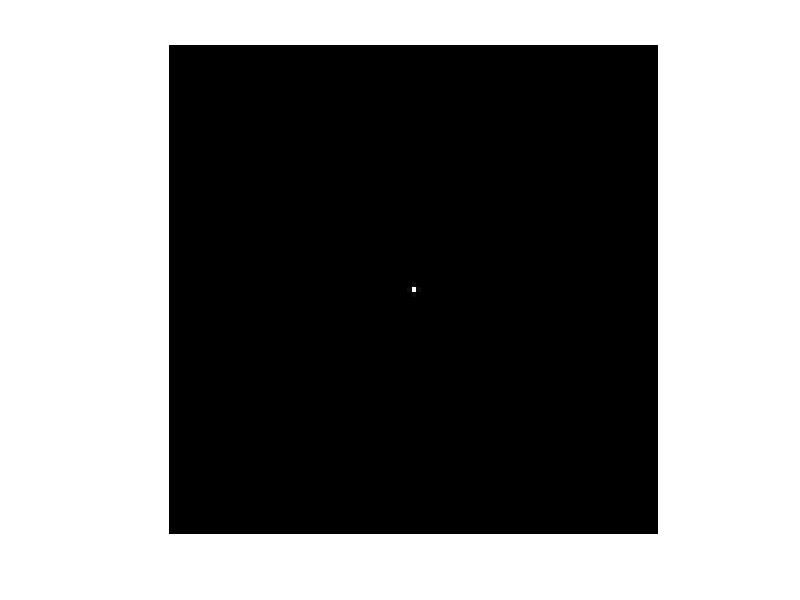
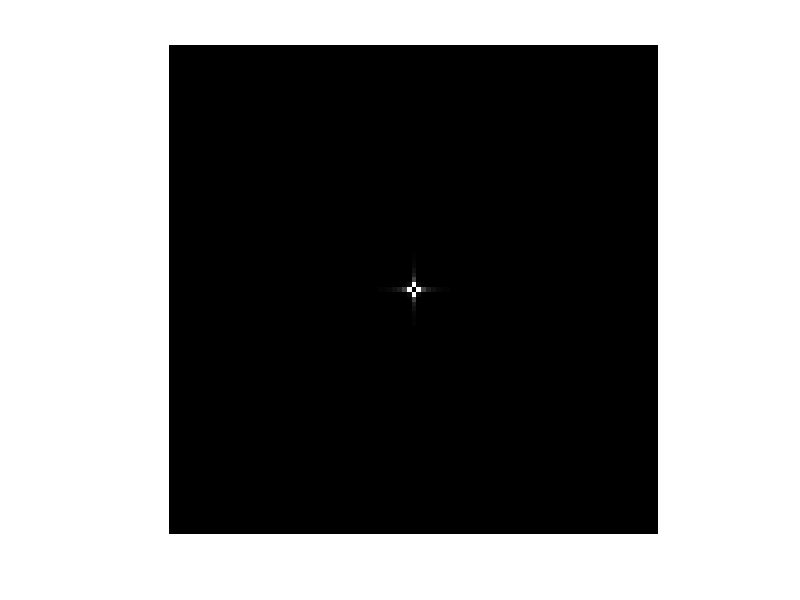
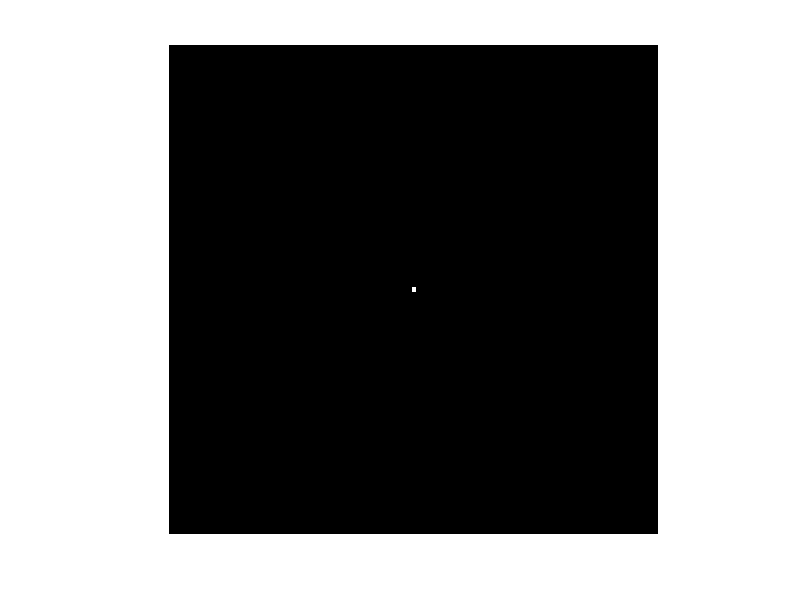

Write MATLAB code to recreate these figures, in order.
U=rand(101,101);
U=ones(101);
R=zeros(101,101,2);
m=0;
for d=1:9999:10000
    m=m+1;
    x=[-0.5:1/100:0.5];
    y=x;
    [x,y]=meshgrid(x,y,101);
    S=fftshift(fft2(U.*exp(i*(x.^2+y.^2)/d)));
    Q=abs(S);
    Q=Q/max(max(Q));
    figure(d);
    imshow(Q)
    R(:,:,m)=Q;
end
s=R(:,:,1)-R(:,:,2);
figure()
imshow(s,[])